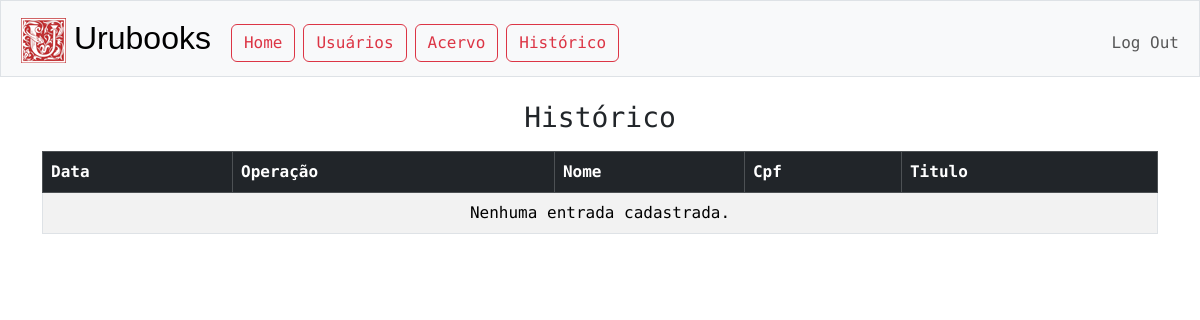
Before: /historico (signed in) with the older database file.
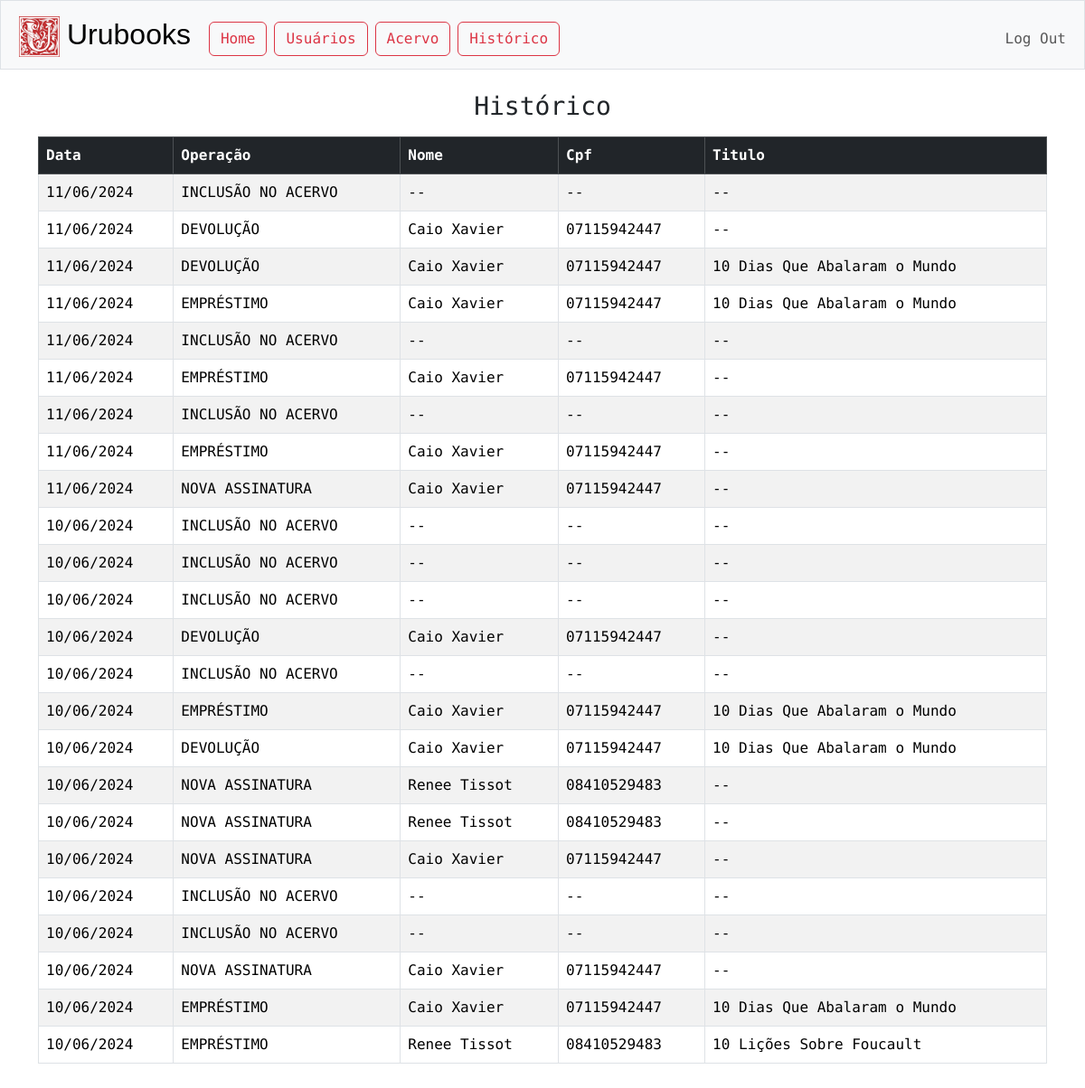
After: the same page with the newer database file.
### tables this page shows
CREATE TABLE historico (
id INTEGER PRIMARY KEY AUTOINCREMENT,
data TEXT NOT NULL,
contato_cpf TEXT,
operacao TEXT NOT NULL,
obra_id INTEGER
);

CREATE TABLE contatos (
cpf TEXT PRIMARY KEY NOT NULL,
nome TEXT NOT NULL,
telefone TEXT,
email TEXT,
endereço TEXT,
assinante TEXT
);

CREATE TABLE acervo (
id INTEGER PRIMARY KEY AUTOINCREMENT NOT NULL,
titulo TEXT NOT NULL,
autor TEXT NOT NULL,
editora TEXT,
ano INTEGER,
status TEXT
);

### app.py (the view)
@app.route("/historico")
@login_required
def historico():
    REGISTRO_POR_PAGINA = 30
    pagina = int(request.args.get("pagina", 0))
    offset = REGISTRO_POR_PAGINA * pagina
    historico = db.execute("SELECT * FROM historico LEFT JOIN acervo on historico.obra_id = acervo.id \
                           LEFT JOIN contatos on historico.contato_cpf = contatos.cpf ORDER BY historico.data DESC LIMIT ?, ?",
                           offset, REGISTRO_POR_PAGINA)
    page_data = {
        "atual":pagina,
        "max":int(len(historico)/REGISTRO_POR_PAGINA),
    }
    return render_template("historico.html", historico=historico, page_data=page_data)

### app.py (called while the page is built)
@app.after_request
def after_request(response):
    response.headers["Cache-Control"] = "no-cache, no-store, must-revalidate"
    response.headers["Expires"] = 0
    response.headers["Pragma"] = "no-cache"
    return response

### helpers.py (called while the page is built)
def login_required(f):
    @wraps(f)
    def decorated_function(*args, **kwargs):
        if session.get("user_id") is None:
            return redirect("/login")
        return f(*args, **kwargs)
    return decorated_function

def data(data):
    match = re.match("(\d\d\d\d)-(\d\d)-(\d\d)", data)
    reformat = match.group(3) + "/" + match.group(2) + "/" + match.group(1)
    return reformat

### templates/historico.html (shortened to what this page needs)
{% extends "layout.html" %}
{% block main %}
    <h3 class='mb-3'>Histórico</h3>
    <div class="table-responsive">
        <table class='table table-bordered table-striped' style='text-align:start'>
            <thead class="table-dark">
                <th>Data</th>
                <th>Operação</th>
                <th>Nome</th>
                <th>Cpf</th>
                <th>Titulo</th>
            </thead>
            <tbody>
            {% if historico %}
                {% for registro in historico %}
                    <tr>
                        <td>{{ registro.data | data }}</td>
                        <td>{{ registro.operacao }}</td>
                        {% set nome = registro.nome if registro.nome else "--" %}
                        <td>{{ nome }}</td>
                        {% set cpf = registro.contato_cpf if registro.contato_cpf else "--" %}
                        <td>{{ cpf }}</td>
                        {% set titulo = registro.titulo if registro.titulo else "--" %}
                        <td>{{ titulo }}</td>
                    </tr>
                    {% endfor %}
            {% else %}
            <tr>
                <td colspan="5" style="text-align: center;">Nenhuma entrada cadastrada.</td>
            </tr>
            {% endif %}
            </tbody>
        </table>
    </div>
{% endblock %}

Changed rows visible on the page:
added historico: data|data "11/06/2024", operacao "INCLUSÃO NO ACERVO", nome "--", cpf "--", titulo "--"
now on this page (row edited): contatos: data|data "11/06/2024", operacao "DEVOLUÇÃO", nome "Caio Xavier", titulo "--", operacao "EMPRÉSTIMO", operacao "NOVA ASSINATURA", data|data "10/06/2024"
added historico: contato_cpf "07115942447"
now on this page (row unchanged): acervo: data|data "11/06/2024", operacao "DEVOLUÇÃO", titulo "10 Dias Que Abalaram o Mundo", operacao "EMPRÉSTIMO", data|data "10/06/2024"
added historico: contato_cpf "07115942447"
added historico: contato_cpf "07115942447"
added historico: data|data "11/06/2024", operacao "INCLUSÃO NO ACERVO", nome "--", cpf "--", titulo "--"
added historico: contato_cpf "07115942447"
added historico: data|data "11/06/2024", operacao "INCLUSÃO NO ACERVO", nome "--", cpf "--", titulo "--"
added historico: contato_cpf "07115942447"
added historico: contato_cpf "07115942447"
added historico: data|data "10/06/2024", operacao "INCLUSÃO NO ACERVO", nome "--", cpf "--", titulo "--"
added historico: data|data "10/06/2024", operacao "INCLUSÃO NO ACERVO", nome "--", cpf "--", titulo "--"
added historico: data|data "10/06/2024", operacao "INCLUSÃO NO ACERVO", nome "--", cpf "--", titulo "--"
added historico: contato_cpf "07115942447"
added historico: data|data "10/06/2024", operacao "INCLUSÃO NO ACERVO", nome "--", cpf "--", titulo "--"
added historico: contato_cpf "07115942447"
added historico: contato_cpf "07115942447"
now on this page (row edited): contatos: data|data "10/06/2024", operacao "NOVA ASSINATURA", nome "Renee Tissot", titulo "--"
added historico: contato_cpf "08410529483"
added historico: contato_cpf "08410529483"
added historico: contato_cpf "07115942447"
added historico: data|data "10/06/2024", operacao "INCLUSÃO NO ACERVO", nome "--", cpf "--", titulo "--"
added historico: data|data "10/06/2024", operacao "INCLUSÃO NO ACERVO", nome "--", cpf "--", titulo "--"
added historico: contato_cpf "07115942447"
added historico: contato_cpf "07115942447"
now on this page (row edited): acervo: data|data "10/06/2024", operacao "EMPRÉSTIMO", titulo "10 Lições Sobre Foucault"
added historico: contato_cpf "08410529483"
Other visible differences:
text no longer shown: "Nenhuma entrada cadastrada."
